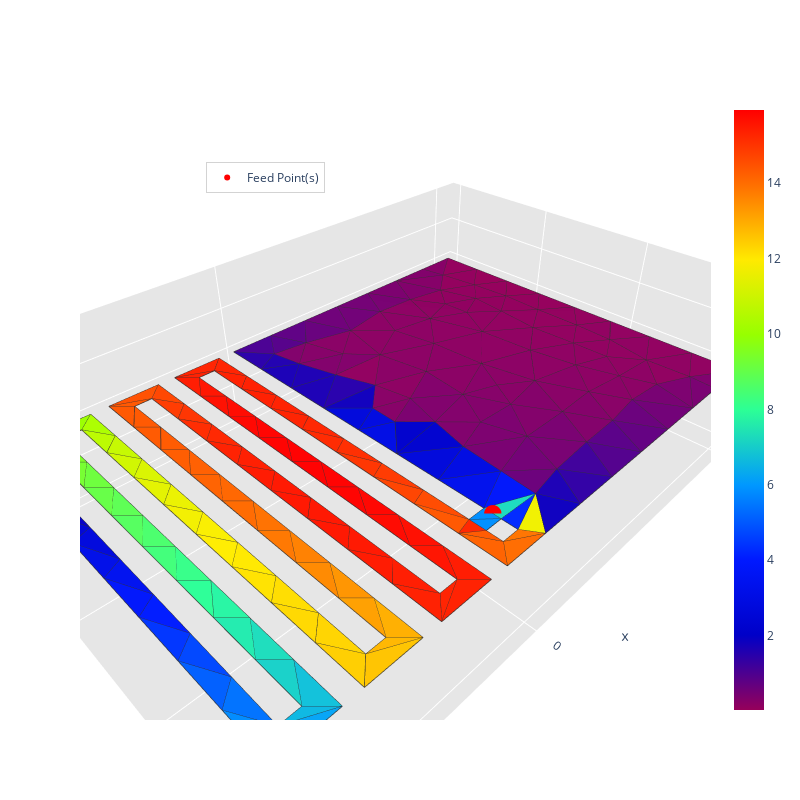
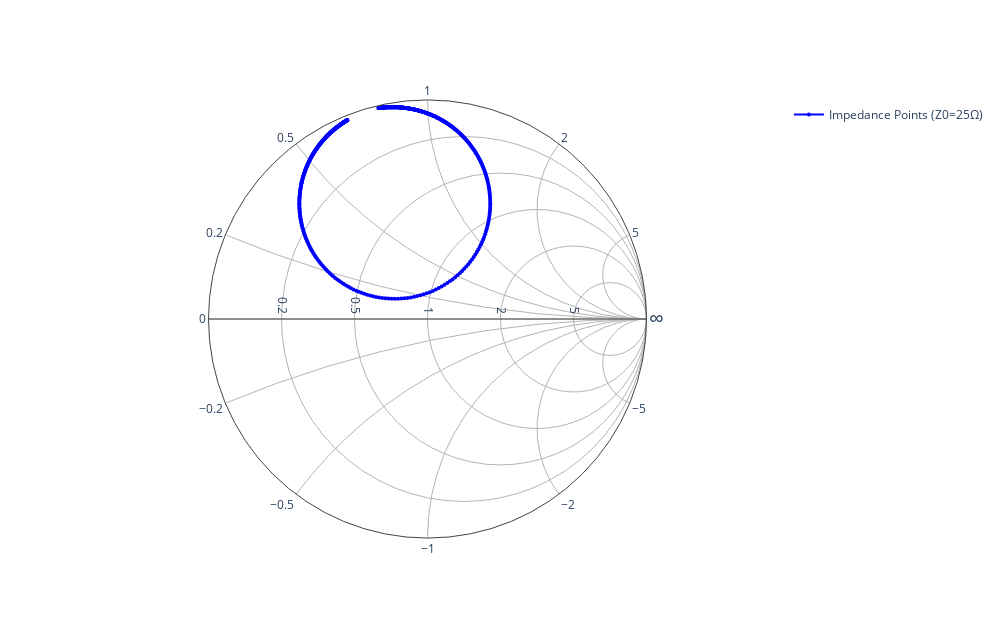

Notebook source saved alongside these figures, in order:
### Code cell
print(f"distance meandres {distance_meandre * 1000} mm")
print(f"IFA track width {largeur_piste * 1000} mm")
print(f"feed position = {feed * 1000} mm\n")

# Create the IFA antenna with meander
N_list_elem, new_distance_meandre_elem = creation_ifa(a, terminal_b, largeur_piste, distance_meandre, feed, x_t, y_t, save_mesh_folder, mesh_name, mesh_size)

print(f"Number of meanders {N_list_elem}")
print(f"New meander distance {new_distance_meandre_elem * 1000} mm")

# Simulate S11 and impedance at feed point
_, s11_db, _, _, impedances_simulated = simulate_433_project(frequencies, ifa_meander_mat, fC, feed_point, Z0=Z_adapt)

# Plot S11 curve
plot_s11_curve(s11_db, fLow, fHigh, fC, show_min=True)

calculate_bandwidth(frequencies, s11_db, threshold=-6)

### Figure 1 — Plotly figure (JSON) as saved in the notebook; plotly's stock layout.template omitted (floating-point values rounded to 4 significant figures; data arrays with more than 128 entries replaced by an {"elided": "..."} marker saying what was removed)
{"data": [{"facecolor": {"elided": "269 str values"}, "i": {"elided": "269 int values"}, "j": {"elided": "269 int values"}, "k": {"elided": "269 int values"}, "name": "", "type": "mesh3d", "x": {"elided": "214 float values"}, "y": {"elided": "214 float values"}, "z": {"elided": "214 float values"}}, {"line": {"color": "rgb(50, 50, 50)", "width": 1.5}, "mode": "lines", "showlegend": false, "type": "scatter3d", "x": {"elided": "1345 float values"}, "y": {"elided": "1345 float values"}, "z": {"elided": "1345 int values"}}, {"hoverinfo": "none", "marker": {"color": [0.02557, 15.94], "colorscale": [[0, "rgb(150, 0, 90)"], [0.125, "rgb(0, 0, 200)"], [0.25, "rgb(0, 25, 255)"], [0.375, "rgb(0, 152, 255)"], [0.5, "rgb(44, 255, 150)"], [0.625, "rgb(151, 255, 0)"], [0.75, "rgb(255, 234, 0)"], [0.875, "rgb(255, 111, 0)"], [1, "rgb(255, 0, 0)"]], "showscale": true, "size": 0.1}, "mode": "markers", "showlegend": false, "type": "scatter3d", "x": [0.0], "y": [0.05482], "z": [0.0]}, {"marker": {"color": "red", "size": 6, "symbol": "circle"}, "mode": "markers+text", "name": "Feed Point(s)", "type": "scatter3d", "x": [0.0], "y": [0.0535], "z": [0.0]}], "layout": {"height": 800, "legend": {"bgcolor": "rgba(255,255,255,0.7)", "bordercolor": "lightgray", "borderwidth": 1, "x": 0.2, "xanchor": "left", "y": 0.9, "yanchor": "top"}, "scene": {"aspectratio": {"x": 1, "y": 0.6667, "z": 0.3}, "camera": {"eye": {"x": 0.65, "y": 0.65, "z": 0.65}}, "xaxis": {"backgroundcolor": "rgb(230, 230, 230)", "gridcolor": "rgb(255, 255, 255)", "showbackground": true, "zerolinecolor": "rgb(255, 255, 255)"}, "yaxis": {"backgroundcolor": "rgb(230, 230, 230)", "gridcolor": "rgb(255, 255, 255)", "showbackground": true, "zerolinecolor": "rgb(255, 255, 255)"}, "zaxis": {"backgroundcolor": "rgb(230, 230, 230)", "gridcolor": "rgb(255, 255, 255)", "showbackground": true, "zerolinecolor": "rgb(255, 255, 255)"}}, "title": {"text": ""}, "width": 800}}

### Figure 2 — Plotly figure (JSON) as saved in the notebook; plotly's stock layout.template omitted (floating-point values rounded to 4 significant figures; data arrays with more than 128 entries replaced by an {"elided": "..."} marker saying what was removed)
{"data": [{"hoverinfo": "text", "imag": {"elided": "661 float values"}, "line": {"color": "blue"}, "marker": {"color": "blue", "size": 4}, "mode": "markers+lines", "name": "Impedance Points (Z0=25Ω)", "real": {"elided": "661 float values"}, "text": {"elided": "661 str values"}, "type": "scattersmith"}], "layout": {"height": 618, "showlegend": true, "title": {"text": ""}, "width": 1000}}
